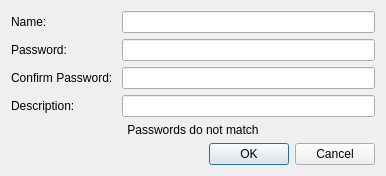
<?xml version="1.0" encoding="UTF-8"?>
<ui version="4.0">
 <class>dialogComputer</class>
 <widget class="QDialog" name="dialogComputer">
  <property name="geometry">
   <rect>
    <x>0</x>
    <y>0</y>
    <width>386</width>
    <height>165</height>
   </rect>
  </property>
  <property name="windowTitle">
   <string>Computer</string>
  </property>
  <property name="inputMethodHints">
   <set>Qt::ImhHiddenText|Qt::ImhNoAutoUppercase|Qt::ImhNoPredictiveText</set>
  </property>
  <layout class="QGridLayout" name="gridLayout_2">
   <item row="0" column="0">
    <layout class="QGridLayout" name="gridLayout">
     <item row="0" column="0">
      <widget class="QLabel" name="label">
       <property name="text">
        <string>Name:</string>
       </property>
      </widget>
     </item>
     <item row="0" column="1">
      <widget class="QLineEdit" name="editName"/>
     </item>
     <item row="2" column="1">
      <widget class="QLineEdit" name="editPassword">
       <property name="echoMode">
        <enum>QLineEdit::Password</enum>
       </property>
      </widget>
     </item>
     <item row="2" column="0">
      <widget class="QLabel" name="label_2">
       <property name="text">
        <string>Password:</string>
       </property>
      </widget>
     </item>
     <item row="3" column="1">
      <widget class="QLineEdit" name="editConfirmPassword">
       <property name="inputMethodHints">
        <set>Qt::ImhHiddenText|Qt::ImhNoAutoUppercase|Qt::ImhNoPredictiveText</set>
       </property>
       <property name="echoMode">
        <enum>QLineEdit::Password</enum>
       </property>
      </widget>
     </item>
     <item row="3" column="0">
      <widget class="QLabel" name="label_3">
       <property name="text">
        <string>Confirm Password: </string>
       </property>
      </widget>
     </item>
     <item row="4" column="1">
      <widget class="QLineEdit" name="editDescription"/>
     </item>
     <item row="4" column="0">
      <widget class="QLabel" name="label_4">
       <property name="text">
        <string>Description:</string>
       </property>
      </widget>
     </item>
     <item row="5" column="0" colspan="2">
      <widget class="QLabel" name="labelWarning">
       <property name="text">
        <string>Passwords do not match</string>
       </property>
       <property name="alignment">
        <set>Qt::AlignCenter</set>
       </property>
      </widget>
     </item>
    </layout>
   </item>
   <item row="1" column="0">
    <widget class="QDialogButtonBox" name="buttonBox">
     <property name="orientation">
      <enum>Qt::Horizontal</enum>
     </property>
     <property name="standardButtons">
      <set>QDialogButtonBox::Cancel|QDialogButtonBox::Ok</set>
     </property>
    </widget>
   </item>
  </layout>
 </widget>
 <tabstops>
  <tabstop>editName</tabstop>
  <tabstop>editPassword</tabstop>
  <tabstop>editConfirmPassword</tabstop>
  <tabstop>editDescription</tabstop>
  <tabstop>buttonBox</tabstop>
 </tabstops>
 <resources/>
 <connections>
  <connection>
   <sender>buttonBox</sender>
   <signal>accepted()</signal>
   <receiver>dialogComputer</receiver>
   <slot>accept()</slot>
   <hints>
    <hint type="sourcelabel">
     <x>248</x>
     <y>254</y>
    </hint>
    <hint type="destinationlabel">
     <x>157</x>
     <y>274</y>
    </hint>
   </hints>
  </connection>
  <connection>
   <sender>buttonBox</sender>
   <signal>rejected()</signal>
   <receiver>dialogComputer</receiver>
   <slot>reject()</slot>
   <hints>
    <hint type="sourcelabel">
     <x>316</x>
     <y>260</y>
    </hint>
    <hint type="destinationlabel">
     <x>286</x>
     <y>274</y>
    </hint>
   </hints>
  </connection>
 </connections>
</ui>
